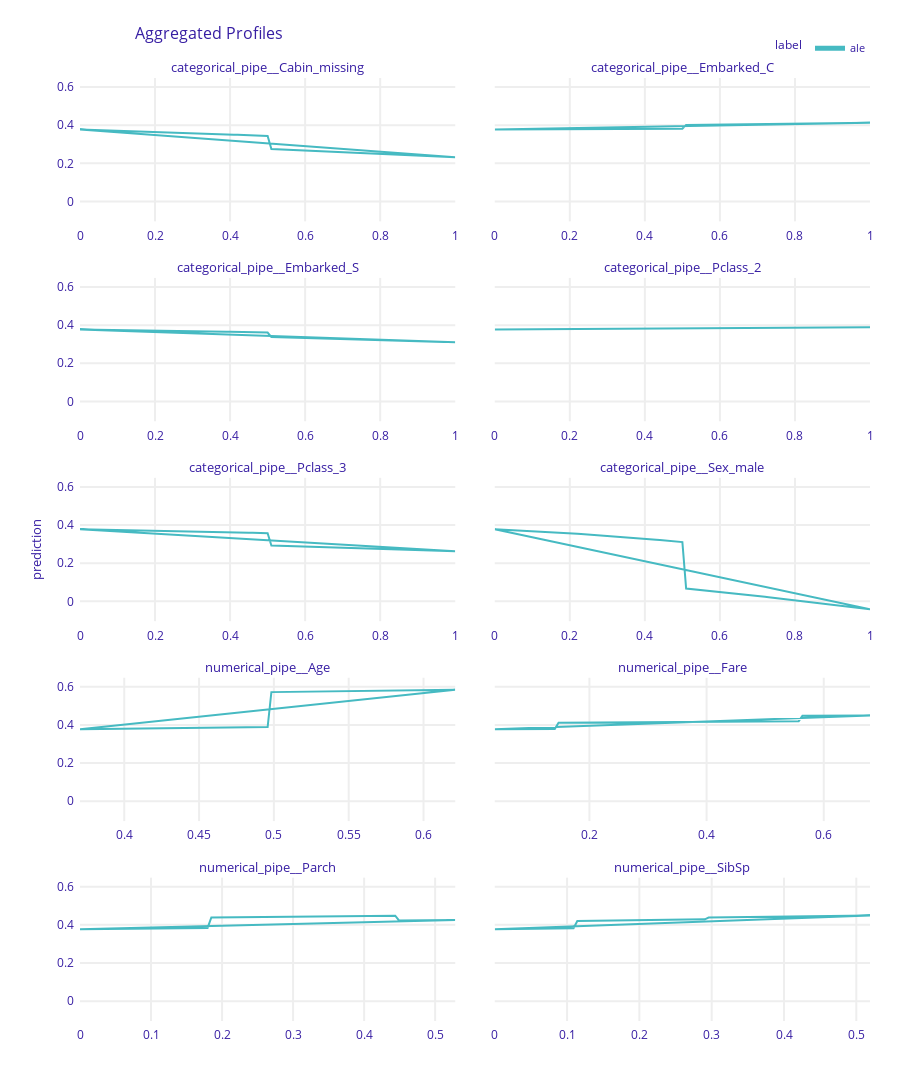

Here is the notebook cell this chart was saved with:
### Code cell
pdp_num.plot(pdp_num)

### Figure 1 — Plotly figure (JSON) as saved in the notebook; plotly's stock layout.template omitted (floating-point values rounded to 4 significant figures; data arrays with more than 128 entries replaced by an {"elided": "..."} marker saying what was removed)
{"data": [{"customdata": {"elided": "202x3 mixed values"}, "hovertemplate": "<b>%{hovertext}</b><br><br>prediction=%{y:.3f}<br>mean_prediction=%{customdata[0]:.3f}<extra></extra>", "hovertext": {"elided": "202 str values"}, "legendgroup": "ale", "line": {"color": "#46bac2", "dash": "solid", "width": 2}, "marker": {"symbol": "circle"}, "mode": "lines", "name": "ale", "opacity": 1, "orientation": "v", "showlegend": true, "type": "scatter", "x": {"elided": "202 float values"}, "xaxis": "x9", "y": {"elided": "202 float values"}, "yaxis": "y9"}, {"customdata": {"elided": "202x3 mixed values"}, "hovertemplate": "<b>%{hovertext}</b><br><br>prediction=%{y:.3f}<br>mean_prediction=%{customdata[0]:.3f}<extra></extra>", "hovertext": {"elided": "202 str values"}, "legendgroup": "ale", "line": {"color": "#46bac2", "dash": "solid", "width": 2}, "marker": {"symbol": "circle"}, "mode": "lines", "name": "ale", "opacity": 1, "orientation": "v", "showlegend": false, "type": "scatter", "x": {"elided": "202 float values"}, "xaxis": "x10", "y": {"elided": "202 float values"}, "yaxis": "y10"}, {"customdata": {"elided": "202x3 mixed values"}, "hovertemplate": "<b>%{hovertext}</b><br><br>prediction=%{y:.3f}<br>mean_prediction=%{customdata[0]:.3f}<extra></extra>", "hovertext": {"elided": "202 str values"}, "legendgroup": "ale", "line": {"color": "#46bac2", "dash": "solid", "width": 2}, "marker": {"symbol": "circle"}, "mode": "lines", "name": "ale", "opacity": 1, "orientation": "v", "showlegend": false, "type": "scatter", "x": {"elided": "202 float values"}, "xaxis": "x7", "y": {"elided": "202 float values"}, "yaxis": "y7"}, {"customdata": {"elided": "202x3 mixed values"}, "hovertemplate": "<b>%{hovertext}</b><br><br>prediction=%{y:.3f}<br>mean_prediction=%{customdata[0]:.3f}<extra></extra>", "hovertext": {"elided": "202 str values"}, "legendgroup": "ale", "line": {"color": "#46bac2", "dash": "solid", "width": 2}, "marker": {"symbol": "circle"}, "mode": "lines", "name": "ale", "opacity": 1, "orientation": "v", "showlegend": false, "type": "scatter", "x": {"elided": "202 float values"}, "xaxis": "x8", "y": {"elided": "202 float values"}, "yaxis": "y8"}, {"customdata": {"elided": "202x3 mixed values"}, "hovertemplate": "<b>%{hovertext}</b><br><br>prediction=%{y:.3f}<br>mean_prediction=%{customdata[0]:.3f}<extra></extra>", "hovertext": {"elided": "202 str values"}, "legendgroup": "ale", "line": {"color": "#46bac2", "dash": "solid", "width": 2}, "marker": {"symbol": "circle"}, "mode": "lines", "name": "ale", "opacity": 1, "orientation": "v", "showlegend": false, "type": "scatter", "x": {"elided": "202 float values"}, "xaxis": "x5", "y": {"elided": "202 float values"}, "yaxis": "y5"}, {"customdata": {"elided": "202x3 mixed values"}, "hovertemplate": "<b>%{hovertext}</b><br><br>prediction=%{y:.3f}<br>mean_prediction=%{customdata[0]:.3f}<extra></extra>", "hovertext": {"elided": "202 str values"}, "legendgroup": "ale", "line": {"color": "#46bac2", "dash": "solid", "width": 2}, "marker": {"symbol": "circle"}, "mode": "lines", "name": "ale", "opacity": 1, "orientation": "v", "showlegend": false, "type": "scatter", "x": {"elided": "202 float values"}, "xaxis": "x6", "y": {"elided": "202 float values"}, "yaxis": "y6"}, {"customdata": {"elided": "202x3 mixed values"}, "hovertemplate": "<b>%{hovertext}</b><br><br>prediction=%{y:.3f}<br>mean_prediction=%{customdata[0]:.3f}<extra></extra>", "hovertext": {"elided": "202 str values"}, "legendgroup": "ale", "line": {"color": "#46bac2", "dash": "solid", "width": 2}, "marker": {"symbol": "circle"}, "mode": "lines", "name": "ale", "opacity": 1, "orientation": "v", "showlegend": false, "type": "scatter", "x": {"elided": "202 float values"}, "xaxis": "x3", "y": {"elided": "202 float values"}, "yaxis": "y3"}, {"customdata": {"elided": "202x3 mixed values"}, "hovertemplate": "<b>%{hovertext}</b><br><br>prediction=%{y:.3f}<br>mean_prediction=%{customdata[0]:.3f}<extra></extra>", "hovertext": {"elided": "202 str values"}, "legendgroup": "ale", "line": {"color": "#46bac2", "dash": "solid", "width": 2}, "marker": {"symbol": "circle"}, "mode": "lines", "name": "ale", "opacity": 1, "orientation": "v", "showlegend": false, "type": "scatter", "x": {"elided": "202 float values"}, "xaxis": "x4", "y": {"elided": "202 float values"}, "yaxis": "y4"}, {"customdata": {"elided": "202x3 mixed values"}, "hovertemplate": "<b>%{hovertext}</b><br><br>prediction=%{y:.3f}<br>mean_prediction=%{customdata[0]:.3f}<extra></extra>", "hovertext": {"elided": "202 str values"}, "legendgroup": "ale", "line": {"color": "#46bac2", "dash": "solid", "width": 2}, "marker": {"symbol": "circle"}, "mode": "lines", "name": "ale", "opacity": 1, "orientation": "v", "showlegend": false, "type": "scatter", "x": {"elided": "202 float values"}, "xaxis": "x", "y": {"elided": "202 float values"}, "yaxis": "y"}, {"customdata": {"elided": "202x3 mixed values"}, "hovertemplate": "<b>%{hovertext}</b><br><br>prediction=%{y:.3f}<br>mean_prediction=%{customdata[0]:.3f}<extra></extra>", "hovertext": {"elided": "202 str values"}, "legendgroup": "ale", "line": {"color": "#46bac2", "dash": "solid", "width": 2}, "marker": {"symbol": "circle"}, "mode": "lines", "name": "ale", "opacity": 1, "orientation": "v", "showlegend": false, "type": "scatter", "x": {"elided": "202 float values"}, "xaxis": "x2", "y": {"elided": "202 float values"}, "yaxis": "y2"}], "layout": {"annotations": [{"font": {"size": 13}, "showarrow": false, "text": "numerical_pipe__Parch", "x": 0.2375, "xanchor": "center", "xref": "paper", "y": 0.152, "yanchor": "bottom", "yref": "paper"}, {"font": {"size": 13}, "showarrow": false, "text": "numerical_pipe__SibSp", "x": 0.7625, "xanchor": "center", "xref": "paper", "y": 0.152, "yanchor": "bottom", "yref": "paper"}, {"font": {"size": 13}, "showarrow": false, "text": "numerical_pipe__Age", "x": 0.2375, "xanchor": "center", "xref": "paper", "y": 0.364, "yanchor": "bottom", "yref": "paper"}, {"font": {"size": 13}, "showarrow": false, "text": "numerical_pipe__Fare", "x": 0.7625, "xanchor": "center", "xref": "paper", "y": 0.364, "yanchor": "bottom", "yref": "paper"}, {"font": {"size": 13}, "showarrow": false, "text": "categorical_pipe__Pclass_3", "x": 0.2375, "xanchor": "center", "xref": "paper", "y": 0.576, "yanchor": "bottom", "yref": "paper"}, {"font": {"size": 13}, "showarrow": false, "text": "categorical_pipe__Sex_male", "x": 0.7625, "xanchor": "center", "xref": "paper", "y": 0.576, "yanchor": "bottom", "yref": "paper"}, {"font": {"size": 13}, "showarrow": false, "text": "categorical_pipe__Embarked_S", "x": 0.2375, "xanchor": "center", "xref": "paper", "y": 0.788, "yanchor": "bottom", "yref": "paper"}, {"font": {"size": 13}, "showarrow": false, "text": "categorical_pipe__Pclass_2", "x": 0.7625, "xanchor": "center", "xref": "paper", "y": 0.788, "yanchor": "bottom", "yref": "paper"}, {"font": {"size": 13}, "showarrow": false, "text": "categorical_pipe__Cabin_missing", "x": 0.2375, "xanchor": "center", "xref": "paper", "y": 1, "yanchor": "bottom", "yref": "paper"}, {"font": {"size": 13}, "showarrow": false, "text": "categorical_pipe__Embarked_C", "x": 0.7625, "xanchor": "center", "xref": "paper", "y": 1, "yanchor": "bottom", "yref": "paper"}, {"font": {"size": 13}, "showarrow": false, "text": "prediction", "textangle": -90, "x": -0.07, "xref": "paper", "y": 0.5, "yref": "paper"}], "font": {"color": "#371ea3"}, "height": 1849, "hovermode": "x unified", "legend": {"font": {"size": 11}, "itemsizing": "constant", "orientation": "h", "title": {"font": {"size": 12}, "text": "label"}, "tracegroupgap": 0, "x": 1, "xanchor": "right", "y": 1.016, "yanchor": "bottom"}, "margin": {"b": 71, "r": 30, "t": 78}, "title": {"font": {"size": 16}, "text": "Aggregated Profiles", "x": 0.15}, "xaxis": {"anchor": "y", "automargin": true, "domain": [0, 0.475], "fixedrange": true, "gridwidth": 2, "showticklabels": true, "tickcolor": "white", "ticklen": 3, "ticks": "outside", "title": {"text": ""}, "type": "linear", "zeroline": false}, "xaxis10": {"anchor": "y10", "automargin": true, "domain": [0.525, 1], "fixedrange": true, "gridwidth": 2, "showticklabels": true, "tickcolor": "white", "ticklen": 3, "ticks": "outside", "title": {"text": ""}, "type": "linear", "zeroline": false}, "xaxis2": {"anchor": "y2", "automargin": true, "domain": [0.525, 1], "fixedrange": true, "gridwidth": 2, "showticklabels": true, "tickcolor": "white", "ticklen": 3, "ticks": "outside", "title": {"text": ""}, "type": "linear", "zeroline": false}, "xaxis3": {"anchor": "y3", "automargin": true, "domain": [0, 0.475], "fixedrange": true, "gridwidth": 2, "showticklabels": true, "tickcolor": "white", "ticklen": 3, "ticks": "outside", "title": {"text": ""}, "type": "linear", "zeroline": false}, "xaxis4": {"anchor": "y4", "automargin": true, "domain": [0.525, 1], "fixedrange": true, "gridwidth": 2, "showticklabels": true, "tickcolor": "white", "ticklen": 3, "ticks": "outside", "title": {"text": ""}, "type": "linear", "zeroline": false}, "xaxis5": {"anchor": "y5", "automargin": true, "domain": [0, 0.475], "fixedrange": true, "gridwidth": 2, "showticklabels": true, "tickcolor": "white", "ticklen": 3, "ticks": "outside", "title": {"text": ""}, "type": "linear", "zeroline": false}, "xaxis6": {"anchor": "y6", "automargin": true, "domain": [0.525, 1], "fixedrange": true, "gridwidth": 2, "showticklabels": true, "tickcolor": "white", "ticklen": 3, "ticks": "outside", "title": {"text": ""}, "type": "linear", "zeroline": false}, "xaxis7": {"anchor": "y7", "automargin": true, "domain": [0, 0.475], "fixedrange": true, "gridwidth": 2, "showticklabels": true, "tickcolor": "white", "ticklen": 3, "ticks": "outside", "title": {"text": ""}, "type": "linear", "zeroline": false}, "xaxis8": {"anchor": "y8", "automargin": true, "domain": [0.525, 1], "fixedrange": true, "gridwidth": 2, "showticklabels": true, "tickcolor": "white", "ticklen": 3, "ticks": "outside", "title": {"text": ""}, "type": "linear", "zeroline": false}, "xaxis9": {"anchor": "y9", "automargin": true, "domain": [0, 0.475], "fixedrange": true, "gridwidth": 2, "showticklabels": true, "tickcolor": "white", "ticklen": 3, "ticks": "outside", "title": {"text": ""}, "type": "linear", "zeroline": false}, "yaxis": {"anchor": "x", "automargin": true, "domain": [0, 0.152], "fixedrange": true, "gridwidth": 2, "range": [-0.1039, 0.6475], "tickcolor": "white", "ticklen": 3, "ticks": "outside", "title": {"text": ""}, "type": "linear", "zeroline": false}, "yaxis10": {"anchor": "x10", "automargin": true, "domain": [0.848, 1], "fixedrange": true, "gridwidth": 2, "matches": "y", "showticklabels": false, "tickcolor": "white", "ticklen": 3, "ticks": "outside", "title": {"text": ""}, "type": "linear", "zeroline": false}, "yaxis2": {"anchor": "x2", "automargin": true, "domain": [0, 0.152], "fixedrange": true, "gridwidth": 2, "matches": "y", "showticklabels": false, "tickcolor": "white", "ticklen": 3, "ticks": "outside", "title": {"text": ""}, "type": "linear", "zeroline": false}, "yaxis3": {"anchor": "x3", "automargin": true, "domain": [0.212, 0.364], "fixedrange": true, "gridwidth": 2, "matches": "y", "range": [-0.1039, 0.6475], "tickcolor": "white", "ticklen": 3, "ticks": "outside", "title": {"text": ""}, "type": "linear", "zeroline": false}, "yaxis4": {"anchor": "x4", "automargin": true, "domain": [0.212, 0.364], "fixedrange": true, "gridwidth": 2, "matches": "y", "showticklabels": false, "tickcolor": "white", "ticklen": 3, "ticks": "outside", "title": {"text": ""}, "type": "linear", "zeroline": false}, "yaxis5": {"anchor": "x5", "automargin": true, "domain": [0.424, 0.576], "fixedrange": true, "gridwidth": 2, "matches": "y", "range": [-0.1039, 0.6475], "tickcolor": "white", "ticklen": 3, "ticks": "outside", "title": {"text": ""}, "type": "linear", "zeroline": false}, "yaxis6": {"anchor": "x6", "automargin": true, "domain": [0.424, 0.576], "fixedrange": true, "gridwidth": 2, "matches": "y", "showticklabels": false, "tickcolor": "white", "ticklen": 3, "ticks": "outside", "title": {"text": ""}, "type": "linear", "zeroline": false}, "yaxis7": {"anchor": "x7", "automargin": true, "domain": [0.636, 0.788], "fixedrange": true, "gridwidth": 2, "matches": "y", "range": [-0.1039, 0.6475], "tickcolor": "white", "ticklen": 3, "ticks": "outside", "title": {"text": ""}, "type": "linear", "zeroline": false}, "yaxis8": {"anchor": "x8", "automargin": true, "domain": [0.636, 0.788], "fixedrange": true, "gridwidth": 2, "matches": "y", "showticklabels": false, "tickcolor": "white", "ticklen": 3, "ticks": "outside", "title": {"text": ""}, "type": "linear", "zeroline": false}, "yaxis9": {"anchor": "x9", "automargin": true, "domain": [0.848, 1], "fixedrange": true, "gridwidth": 2, "matches": "y", "range": [-0.1039, 0.6475], "tickcolor": "white", "ticklen": 3, "ticks": "outside", "title": {"text": ""}, "type": "linear", "zeroline": false}}}
